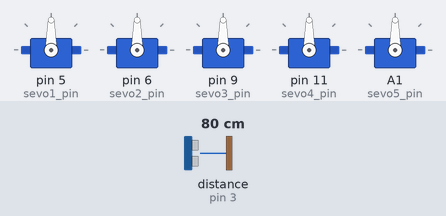
The program below on a simulated Arduino Nano, built with avr-gcc and run on an emulated ATmega328P. On the bench: 5 × servo. Wiring (inferred from the names in the program): ultrasonic range finder: trigger pin 10; echo pin 3. The inputs (shaded band) are chosen by the test bench; at power-on: distance to the obstacle (sensor on pin 3) 80 cm. The echo pulse lasts 58.3 µs per cm.

Above: at 1.2 s.
1.3 s: distance to the obstacle (sensor on pin 3) set to 13 cm
2.8 s: distance to the obstacle (sensor on pin 3) set to 10 cm
At 5.6 s:
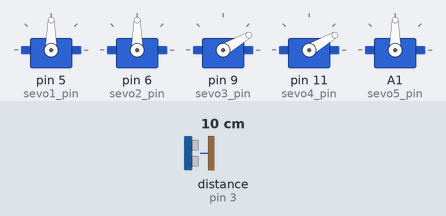
5.8 s: distance to the obstacle (sensor on pin 3) set to 18 cm
At 6.9 s:
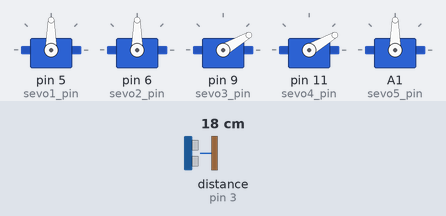
7.3 s: distance to the obstacle (sensor on pin 3) set to 2 cm
At 8.0 s:
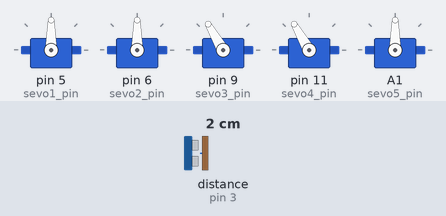
Timing chart, 0 to 11.3 s (numbered marks = the images above; inputs shaded):
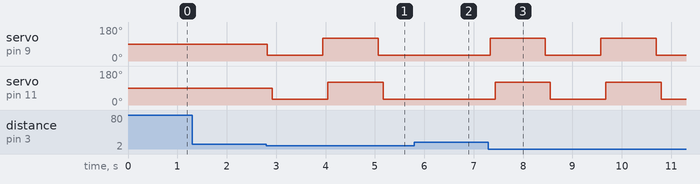

The program:

main.cpp
```cpp
#include <Arduino.h>
#include "Servo.h"

Servo servo1;
Servo servo2;
Servo servo3;
Servo servo4;
Servo servo5;

#define sevo1_pin 5
#define servo1_angle_min 0
#define servo1_angle_max 180
#define servo1_angle_init 90

#define sevo2_pin 6
#define servo2_angle_min 0
#define servo2_angle_max 180
#define servo2_angle_init 90

#define sevo3_pin 9
#define servo3_angle_min 0
#define servo3_angle_max 180
#define servo3_angle_init 90

#define sevo4_pin 11
#define servo4_angle_min 0
#define servo4_angle_max 180
#define servo4_angle_init 90

#define sevo5_pin A1
#define servo5_angle_min 0
#define servo5_angle_max 180
#define servo5_angle_init 90

#define ultrasonic_trig 10
#define ultrasonic_echo 3

int servo1Pos, servo2Pos, servo3Pos, servo4Pos, servo5Pos, servo6Pos; // 當前角度
int servo1PPos, servo2PPos, servo3PPos, servo4PPos, servo5PPos, servo6PPos; // 之前角度
int distance;
bool flag = 0;

float ultrasonic_distance();


void setup() {
   pinMode(ultrasonic_trig, OUTPUT);
   pinMode(ultrasonic_echo, INPUT);

   Serial.begin(9600);
   servo1.attach(sevo1_pin);
   servo2.attach(sevo2_pin);
   servo3.attach(sevo3_pin);
   servo4.attach(sevo4_pin);
   servo5.attach(sevo5_pin);

   delay(20);

   /*servo1PPos = servo1_angle_init;
   servo1.write(servo1PPos);
   servo2PPos = servo2_angle_init;
   servo2.write(servo2PPos);
   servo3PPos = servo3_angle_init;
   servo3.write(servo3PPos);
   servo4PPos = servo4_angle_init;
   servo4.write(servo4PPos);
   servo5PPos = servo5_angle_init;
   servo5.write(servo5PPos);*/


}

void loop() {
   distance = ultrasonic_distance();
   delay(20);
   if (distance <= 10) {
      if (flag == 0) {
         servo3.write(30);
         delay(100);
         servo4.write(30);
         flag = 1;
      }
      else{
         servo3.write(120);
         delay(100);
         servo4.write(120);
         flag = 0;
      }
      delay(1000);
   }

}

float ultrasonic_distance() {
   long duration, distance_cm;
   digitalWrite(ultrasonic_trig, LOW);
   delayMicroseconds(2);
   digitalWrite(ultrasonic_trig, HIGH);
   delayMicroseconds(10);
   digitalWrite(ultrasonic_trig, LOW);
   duration = pulseIn(ultrasonic_echo, HIGH);
   distance_cm = (duration / 2) / 29.1;
   return distance_cm;
}
```

Measured:
- the behaviour switches between 12 and 11 cm on distance to the obstacle (sensor on pin 3) (found by bisection; images 0 and 1)
- after the input at 1.3 s, every drawn part: stays the same
- after the input at 2.8 s, servo on pin 9 (sevo3_pin): 90° → 30° at once, → 120° 1.1 s later, → 30° 1.1 s later; servo on pin 11 (sevo4_pin): 90° → 30° after 0.12 s, → 120° 1.1 s later, → 30° 1.1 s later
- after the input at 5.8 s, servo on pin 9 (sevo3_pin): stays 30° (without the input it goes to 120° after 0.39 s); servo on pin 11 (sevo4_pin): stays 30° (without the input it goes to 120° after 0.49 s)
- after the input at 7.3 s, servo on pin 9 (sevo3_pin): alternates 120° for 1.1 s and 30° for 1.1 s, starting at once; servo on pin 11 (sevo4_pin): alternates 120° for 1.1 s and 30° for 1.1 s, starting after 0.13 s
